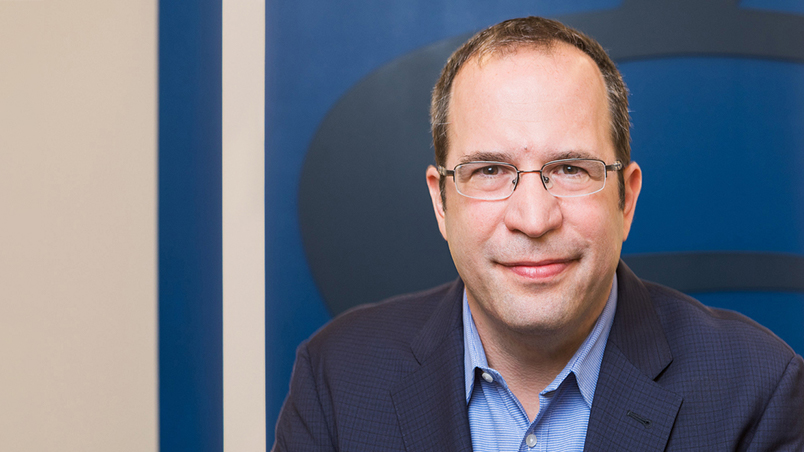
#> input picture profile-pictures/david-coleman-804x452.jpg, 804 x 452 px
$ python make-avatars.py
#> lines starting #> are read from the running program, lines starting #| are printed output that depends on the picture
#!/usr/bin/env python3
"""
make-avatars.py - turns the headshots in profile-pictures/ into small square
avatars in assets/avatars/.

The originals are 200KB-1.3MB each and up to 3000px wide; six of those is 2.5MB
of picker that has to come down the wire before you can choose one. These come
out around 20KB apiece at 320x320, which is 2x for the 160px slot they render
in.

These are press crops, and the subject is rarely in the middle of one - a plain
centre crop cuts faces in half or leaves them staring in from the edge. Each
file therefore carries its own anchor, (horizontal, vertical), where 0 is the
left/top edge and 0.5 is centred. Tune them by eye against
tools/.avatar-sheet.jpg, which this writes as a contact sheet of the results.

    python tools/make-avatars.py
"""
import os
from PIL import Image

HERE = os.path.dirname(os.path.abspath(__file__))
ROOT = os.path.dirname(HERE)
SRC = os.path.join(ROOT, 'profile-pictures')
OUT = os.path.join(ROOT, 'assets', 'avatars')

SIZE = 320
QUALITY = 82

# source file -> (output id, (horizontal anchor, vertical anchor))
PEOPLE = {
    'david-coleman-804x452.jpg':            ('coleman', (0.82, 0.30)),
    'JES Headshot[63].jpg':                 ('singer',  (0.82, 0.30)),
    'TrevorPacker.jpg':                     ('packer',  (0.76, 0.30)),
    'JeffOlson.jpg':                        ('olson',   (0.38, 0.30)),
    'mgriffin_cb_headshot_highres.jpg':     ('griffin', (0.44, 0.35)),
    'screenshot-2026-02-20-at-3.46.27-pm.png': ('cutrona', (0.67, 0.30)),
}


def square(im, anchor):
    """Crop the largest square, positioned at `anchor` within the spare space."""
    hx, vy = anchor
    w, h = im.size
    side = min(w, h)
    left = int((w - side) * hx)
    top = int((h - side) * vy)
    left = max(0, min(w - side, left))
    top = max(0, min(h - side, top))
    return im.crop((left, top, left + side, top + side))


def main():
    os.makedirs(OUT, exist_ok=True)
    made = []
    for name, (slug, anchor) in PEOPLE.items():
        path = os.path.join(SRC, name)
        if not os.path.exists(path):
            print(f'  ! missing {name}')
            continue
        im = Image.open(path).convert('RGB')
#> im is the input picture: PIL image 804x452 RGB; mean R, G, B 108.9, 112.3, 125.6
        im = square(im, anchor).resize((SIZE, SIZE), Image.LANCZOS)
#> in square, `return im.crop((left, top, left + side, top + side))`:
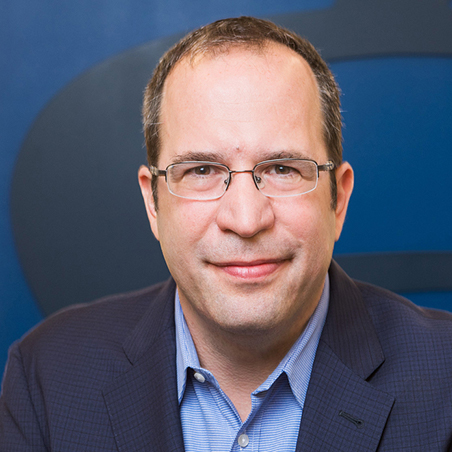
#> returned value: PIL image 452x452 RGB; mean R, G, B 90.7, 92.1, 109.1
#> im: PIL image 320x320 RGB
        dest = os.path.join(OUT, f'{slug}.jpg')
        im.save(dest, 'JPEG', quality=QUALITY, optimize=True, progressive=True)
        made.append((slug, dest, im))
        print(f'  {slug:9s} {os.path.getsize(dest) // 1024:3d}KB  <- {name}')
#> pass 2 of the loop in main, `for name, (slug, anchor) in PEOPLE.items():`:
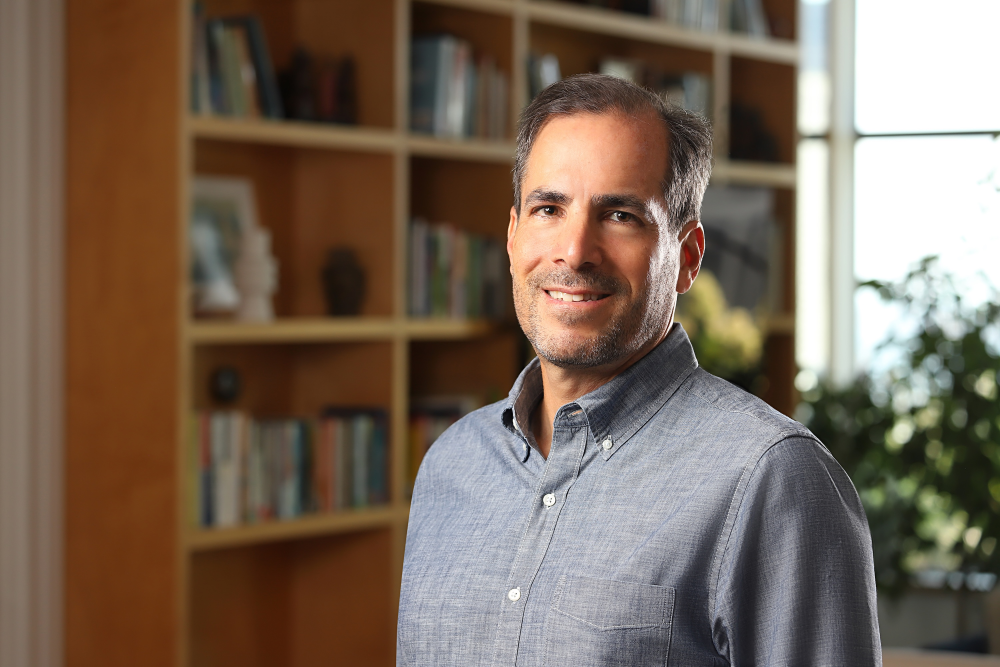
#> input picture profile-pictures/JES Headshot[63].jpg, 3000 x 2000 px (shown at 1/3 size)
#> in main, im is the input picture: PIL image 3000x2000 RGB; mean R, G, B 120.5, 103.2, 88.4
#> in square (call 2), `return im.crop((left, top, left + side, top + side))`:
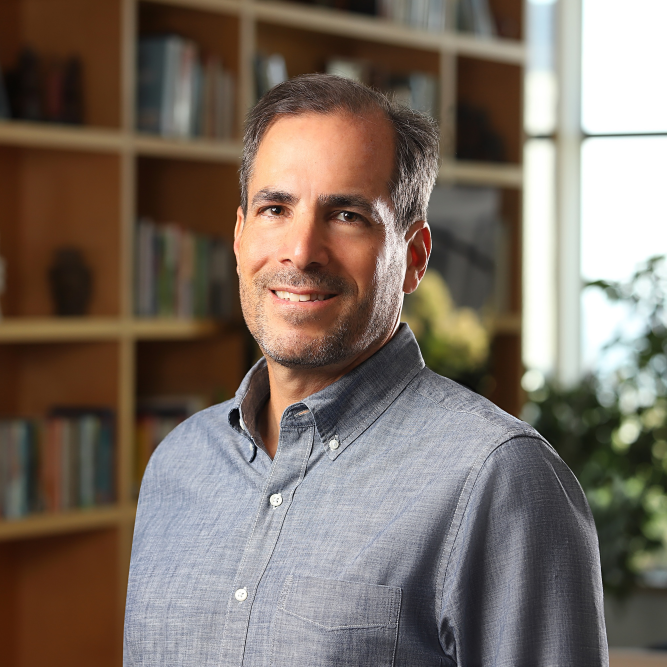
#> returned value: PIL image 2000x2000 RGB (shown at 1/3 size); mean R, G, B 122.8, 110.4, 100.4
#> in main, `im = square(im, anchor).resize((SIZE, SIZE), Image.LANCZOS)`:
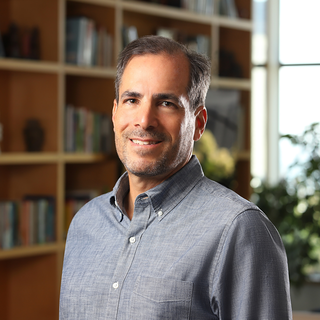
#> im: PIL image 320x320 RGB; mean R, G, B 122.8, 110.4, 100.4
#> pass 3 of the loop in main, `for name, (slug, anchor) in PEOPLE.items():`:
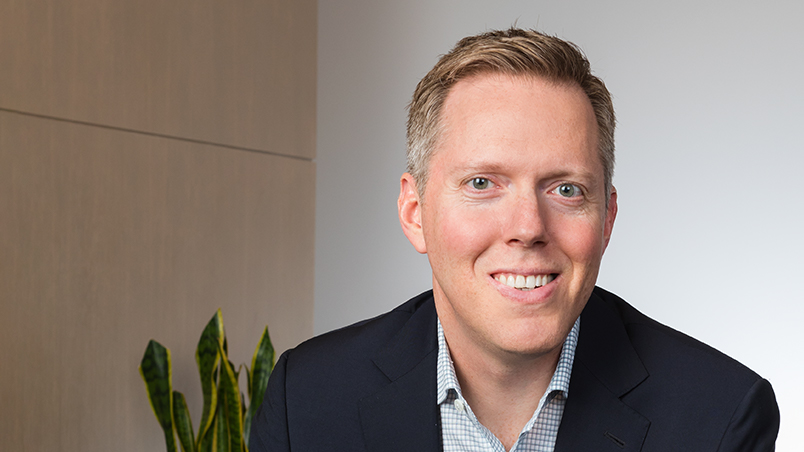
#> input picture profile-pictures/TrevorPacker.jpg, 804 x 452 px
#> in main, im is the input picture: PIL image 804x452 RGB; mean R, G, B 142.8, 128.1, 119.8
#> in square (call 3), `return im.crop((left, top, left + side, top + side))`:
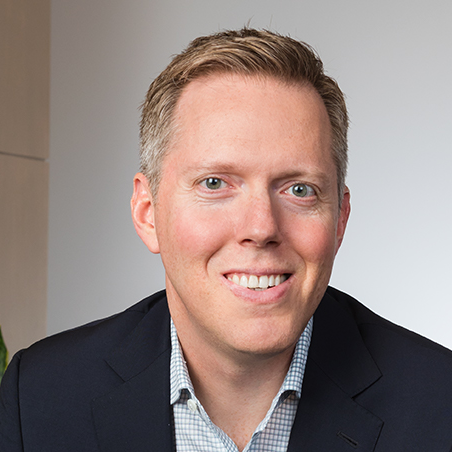
#> returned value: PIL image 452x452 RGB; mean R, G, B 147.1, 131, 126.8
#> im: PIL image 320x320 RGB
#> the loop made 6 passes; the first 3 are shown

    if not made:
        return
    # Contact sheet, so the crops can be checked in one look instead of six.
    sheet = Image.new('RGB', (SIZE * len(made), SIZE), (20, 24, 32))
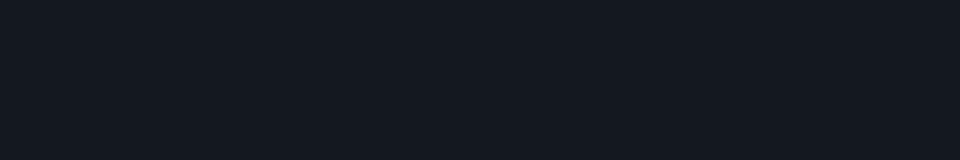
#> sheet: PIL image 1920x320 RGB (shown at 1/2 size); mean R, G, B 20, 24, 32
    for i, (_, _, im) in enumerate(made):
        sheet.paste(im, (i * SIZE, 0))
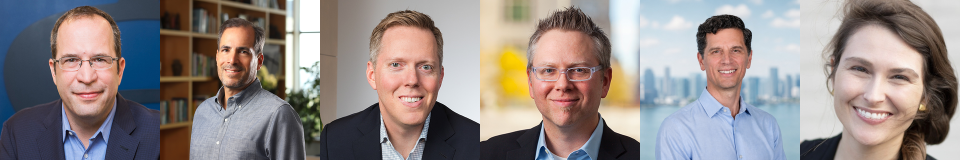
#> sheet: PIL image 1920x320 RGB (shown at 1/2 size); mean R, G, B 145, 135.8, 133.8
    sheet.save(os.path.join(HERE, '.avatar-sheet.jpg'), 'JPEG', quality=80)
    total = sum(os.path.getsize(d) for _, d, _ in made)
    print(f'  {len(made)} avatars, {total // 1024}KB total')
    print('  contact sheet: tools/.avatar-sheet.jpg')


if __name__ == '__main__':
    main()
